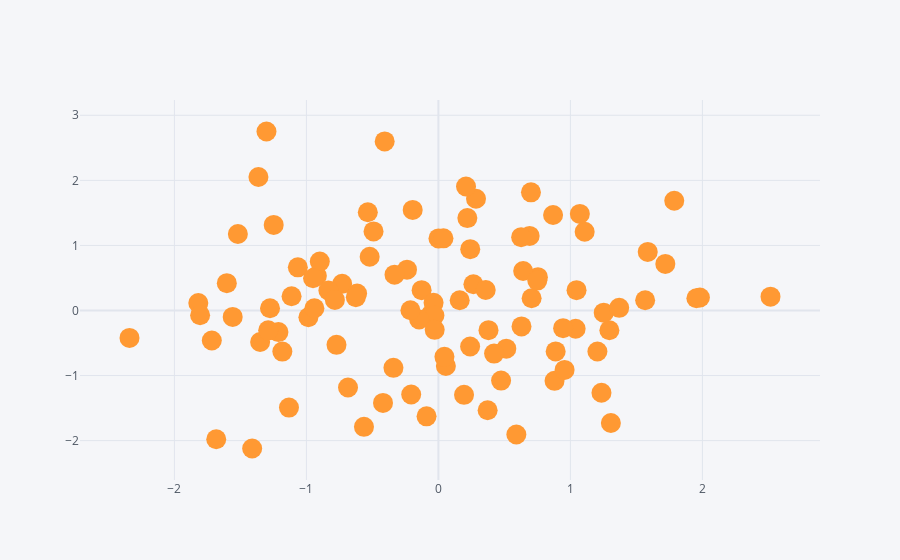

The code cell stored with this chart in its notebook:
### Code cell
# Pass in the parameter in kind to tell iplot what kind of 
# plot you want 
df.iplot(kind='scatter', x='A', y='B', mode='markers',size =20)
